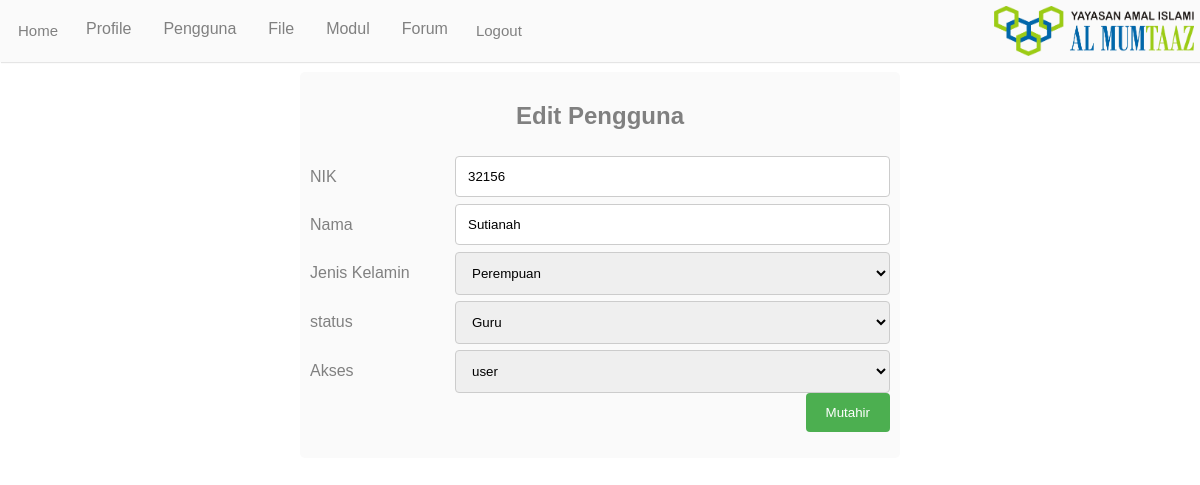
/halaman/admin/edit_pengguna.php?ubah=7 (signed in), run on the app's committed database.
### tables this page shows
CREATE TABLE `pengguna` (
  `id` int(11) NOT NULL,
  `nik` varchar(18) NOT NULL,
  `nama` varchar(30) NOT NULL,
  `jk` enum('laki-laki','perempuan') NOT NULL,
  `status` varchar(30) NOT NULL,
  `akses` enum('admin','user') NOT NULL,
  `password` varchar(80) NOT NULL,
  `created` datetime NOT NULL
);

### class/class_admin.php (called while the page is built, shortened)
<?php
class Admin{
    private $_db;
    public function __construct(){
        $this->_db = Database::getInstance();
    }
    public function tampil($table, $data, $value){
        if($data==""){
            $conn=$this->_db->getConnection();
            $query= "SELECT * FROM $table";
            $result = $conn->query($query);
        }
        else{
            $conn = $this->_db->getConnection();
            $query1="SELECT * FROM $table WHERE $data='$value'";
            $result = $conn->query($query1);
        }
        return $result;
    }
}

### halaman/admin/edit_pengguna.php (the view, shortened to what this page needs)
<?php
include "../../class/class_admin.php";
$admin = new Admin();
if(@$_GET['ubah']){
  $id= $_GET['ubah'];
  $result=$admin->tampil('pengguna','id',$id);
  $fetch=$result->fetch_object();
}
include "adm_header.php";
?>
<link rel="stylesheet" href="../../assets/css/style_admin.css">
<div class="container">
<center>
<h2>Edit Pengguna</h2>
</center>
  <form action="" method="post">
  <div class="row">
    <div class="col-25">
      <label for="nik">NIK</label>
    </div>
    <div class="col-75">
      <input type="text" id="nik" name="nik" value="<?= $fetch->nik;?>" placeholder="Masukan NIK 18 Digit.." >
    </div>
  </div>
  <div class="row">
    <div class="col-25">
      <label for="nama">Nama</label>
    </div>
    <div class="col-75">
      <input type="text" id="nama" name="nama" value="<?= $fetch->nama;?>" placeholder="Masukan nama lengkap.." >
    </div>
  </div>
  <div class="row">
    <div class="col-25">
      <label for="jk">Jenis Kelamin</label>
    </div>
    <div class="col-75">
      <select id="jk" name="jk" >
        <option value="perempuan" <?php if( $fetch->jk=='perempuan') echo "selected";?> >Perempuan</option>
      </select>
    </div>
  </div>
  <div class="row">
    <div class="col-25">
      <label for="status">status</label>
    </div>
    <div class="col-75">
      <select id="status" name="status" >
        <option value="Guru" <?php if( $fetch->status=='Guru') echo "selected";?> >Guru</option>
      </select>
    </div>
  </div>
  <div class="row">
    <div class="col-25">
      <label for="akses">Akses</label>
    </div>
    <div class="col-75">
      <select id="akses" name="akses" >
        <option value="user" <?php if( $fetch->akses=='user') echo "selected";?> >user</option>
      </select>
    </div>
  </div>
  <div class="row">
    <input type="submit" name="submit" value="Mutahir">
  </div>
  </form>
</div>

### assets/css/style_admin.css (style rules this page uses)
input[type=text], select, textarea { width: 100%; padding: 12px; border: 1px solid #ccc; border-radius: 4px; resize: vertical; }
input[type=password], select, textarea { width: 100%; padding: 12px; border: 1px solid #ccc; border-radius: 4px; resize: vertical; }
label { padding: 12px 12px 12px 0; display: inline-block; }
input[type=submit] { background-color: #4CAF50; color: white; padding: 12px 20px; border: none; border-radius: 4px; cursor: pointer; float: right; }
.container { border-radius: 5px; background-color: #fafafa; padding: 10px; margin-left:300px; margin-right:300px; color:grey; }
.col-25 { float: left; width: 25%; margin-top: 6px; }
.col-75 { float: left; width: 75%; margin-top: 6px; }
.row:after { content: ""; display: table; clear: both; }

### data on the page
pengguna: nik "32156", nama "Sutianah", jk "Perempuan", status "Guru", akses "user"
